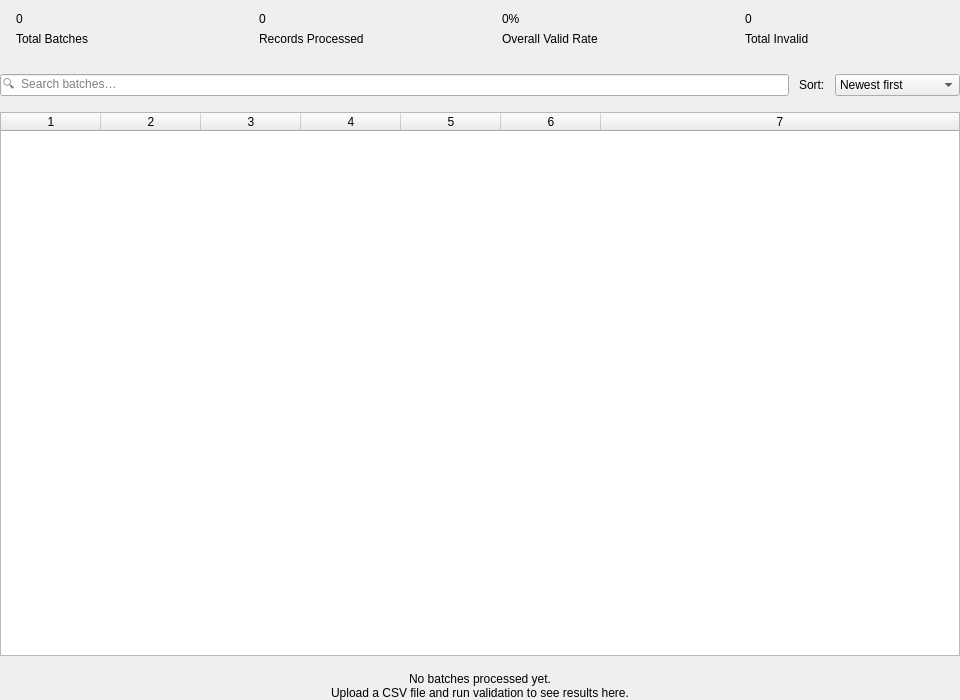
<?xml version="1.0" encoding="UTF-8"?>
<ui version="4.0">
 <class>ReportsTableWidget</class>
 <widget class="QWidget" name="ReportsTableWidget">
  <property name="geometry">
   <rect><x>0</x><y>0</y><width>960</width><height>700</height></rect>
  </property>

  <layout class="QVBoxLayout" name="rootLayout">
   <property name="spacing"><number>16</number></property>
   <property name="leftMargin"><number>0</number></property>
   <property name="topMargin"><number>0</number></property>
   <property name="rightMargin"><number>0</number></property>
   <property name="bottomMargin"><number>0</number></property>

   <!-- ── Stats summary row ── -->
   <item>
    <widget class="QFrame" name="summaryRow">
     <property name="maximumHeight"><number>88</number></property>
     <layout class="QHBoxLayout" name="summaryRowLayout">
      <property name="spacing"><number>12</number></property>
      <property name="leftMargin"><number>0</number></property>
      <property name="topMargin"><number>0</number></property>
      <property name="rightMargin"><number>0</number></property>
      <property name="bottomMargin"><number>0</number></property>

      <item>
       <widget class="QFrame" name="statCard1">
        <layout class="QVBoxLayout">
         <property name="leftMargin"><number>16</number></property>
         <property name="rightMargin"><number>16</number></property>
         <property name="topMargin"><number>12</number></property>
         <property name="bottomMargin"><number>12</number></property>
         <item><widget class="QLabel" name="stat1ValueLabel"><property name="text"><string>0</string></property></widget></item>
         <item><widget class="QLabel" name="stat1TitleLabel"><property name="text"><string>Total Batches</string></property></widget></item>
        </layout>
       </widget>
      </item>

      <item>
       <widget class="QFrame" name="statCard2">
        <layout class="QVBoxLayout">
         <property name="leftMargin"><number>16</number></property>
         <property name="rightMargin"><number>16</number></property>
         <property name="topMargin"><number>12</number></property>
         <property name="bottomMargin"><number>12</number></property>
         <item><widget class="QLabel" name="stat2ValueLabel"><property name="text"><string>0</string></property></widget></item>
         <item><widget class="QLabel" name="stat2TitleLabel"><property name="text"><string>Records Processed</string></property></widget></item>
        </layout>
       </widget>
      </item>

      <item>
       <widget class="QFrame" name="statCard3">
        <layout class="QVBoxLayout">
         <property name="leftMargin"><number>16</number></property>
         <property name="rightMargin"><number>16</number></property>
         <property name="topMargin"><number>12</number></property>
         <property name="bottomMargin"><number>12</number></property>
         <item><widget class="QLabel" name="stat3ValueLabel"><property name="text"><string>0%</string></property></widget></item>
         <item><widget class="QLabel" name="stat3TitleLabel"><property name="text"><string>Overall Valid Rate</string></property></widget></item>
        </layout>
       </widget>
      </item>

      <item>
       <widget class="QFrame" name="statCard4">
        <layout class="QVBoxLayout">
         <property name="leftMargin"><number>16</number></property>
         <property name="rightMargin"><number>16</number></property>
         <property name="topMargin"><number>12</number></property>
         <property name="bottomMargin"><number>12</number></property>
         <item><widget class="QLabel" name="stat4ValueLabel"><property name="text"><string>0</string></property></widget></item>
         <item><widget class="QLabel" name="stat4TitleLabel"><property name="text"><string>Total Invalid</string></property></widget></item>
        </layout>
       </widget>
      </item>

     </layout>
    </widget>
   </item>

   <!-- ── Search / filter toolbar ── -->
   <item>
    <widget class="QFrame" name="toolbarFrame">
     <property name="maximumHeight"><number>44</number></property>
     <layout class="QHBoxLayout" name="toolbarLayout">
      <property name="spacing"><number>10</number></property>
      <property name="leftMargin"><number>0</number></property>
      <property name="topMargin"><number>0</number></property>
      <property name="rightMargin"><number>0</number></property>
      <property name="bottomMargin"><number>0</number></property>

      <item>
       <widget class="QLineEdit" name="searchInput">
        <property name="placeholderText"><string>🔍  Search batches…</string></property>
       </widget>
      </item>

      <item>
       <widget class="QLabel" name="sortLabel">
        <property name="text"><string>Sort:</string></property>
       </widget>
      </item>

      <item>
       <widget class="QComboBox" name="sortCombo">
        <item><property name="text"><string>Newest first</string></property></item>
        <item><property name="text"><string>Oldest first</string></property></item>
        <item><property name="text"><string>Most records</string></property></item>
        <item><property name="text"><string>Highest invalid %</string></property></item>
       </widget>
      </item>

     </layout>
    </widget>
   </item>

   <!-- ── Main table ── -->
   <item>
    <widget class="QTableWidget" name="batchTable">
     <property name="columnCount"><number>7</number></property>
     <property name="selectionBehavior"><enum>QAbstractItemView::SelectRows</enum></property>
     <property name="editTriggers"><set>QAbstractItemView::NoEditTriggers</set></property>
     <property name="alternatingRowColors"><bool>true</bool></property>
     <property name="showGrid"><bool>false</bool></property>
     <property name="sortingEnabled"><bool>false</bool></property>
     <property name="wordWrap"><bool>false</bool></property>

     <attribute name="horizontalHeaderStretchLastSection">
      <bool>true</bool>
     </attribute>

     <!-- Column headers injected from code; listed here for reference:
          0: Batch ID  1: Timestamp  2: Total  3: Valid  4: Invalid  5: Details  6: Note -->
    </widget>
   </item>

   <!-- ── Empty-state label (shown when table has no rows) ── -->
   <item>
    <widget class="QLabel" name="emptyStateLabel">
     <property name="text"><string>No batches processed yet.&lt;br/&gt;Upload a CSV file and run validation to see results here.</string></property>
     <property name="alignment"><set>Qt::AlignCenter</set></property>
     <property name="visible"><bool>false</bool></property>
    </widget>
   </item>

  </layout>
 </widget>
 <resources/>
 <connections/>
</ui>
